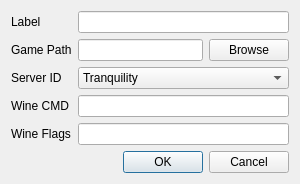
<?xml version="1.0" encoding="UTF-8"?>
<ui version="4.0">
 <class>EditConfiguration</class>
 <widget class="QDialog" name="EditConfiguration">
  <property name="geometry">
   <rect>
    <x>0</x>
    <y>0</y>
    <width>300</width>
    <height>178</height>
   </rect>
  </property>
  <property name="windowTitle">
   <string>Edit Configuration</string>
  </property>
  <layout class="QVBoxLayout" name="verticalLayout">
   <item>
    <layout class="QFormLayout" name="formLayout">
     <item row="0" column="0">
      <widget class="QLabel" name="nameLabel">
       <property name="text">
        <string>Label</string>
       </property>
      </widget>
     </item>
     <item row="0" column="1">
      <widget class="QLineEdit" name="configName"/>
     </item>
     <item row="1" column="0">
      <widget class="QLabel" name="pathLabel">
       <property name="text">
        <string>Game Path</string>
       </property>
      </widget>
     </item>
     <item row="1" column="1">
      <layout class="QHBoxLayout" name="horizontalLayout">
       <item>
        <widget class="QLineEdit" name="configPath"/>
       </item>
       <item>
        <widget class="QPushButton" name="configPathBrowse">
         <property name="text">
          <string>Browse</string>
         </property>
        </widget>
       </item>
      </layout>
     </item>
     <item row="2" column="0">
      <widget class="QLabel" name="serverIDLabel">
       <property name="text">
        <string>Server ID</string>
       </property>
      </widget>
     </item>
     <item row="2" column="1">
      <widget class="QComboBox" name="configServer">
       <item>
        <property name="text">
         <string>Tranquility</string>
        </property>
       </item>
       <item>
        <property name="text">
         <string>Singularity</string>
        </property>
       </item>
      </widget>
     </item>
     <item row="3" column="0">
      <widget class="QLabel" name="wineCMDLabel">
       <property name="text">
        <string>Wine CMD</string>
       </property>
      </widget>
     </item>
     <item row="3" column="1">
      <widget class="QLineEdit" name="configWineCMD"/>
     </item>
     <item row="4" column="0">
      <widget class="QLabel" name="wineFlagsLabel">
       <property name="text">
        <string>Wine Flags</string>
       </property>
      </widget>
     </item>
     <item row="4" column="1">
      <widget class="QLineEdit" name="configWineFlags"/>
     </item>
    </layout>
   </item>
   <item>
    <widget class="QDialogButtonBox" name="buttonBox">
     <property name="orientation">
      <enum>Qt::Horizontal</enum>
     </property>
     <property name="standardButtons">
      <set>QDialogButtonBox::Cancel|QDialogButtonBox::Ok</set>
     </property>
    </widget>
   </item>
  </layout>
 </widget>
 <resources/>
 <connections>
  <connection>
   <sender>buttonBox</sender>
   <signal>accepted()</signal>
   <receiver>EditConfiguration</receiver>
   <slot>accept()</slot>
   <hints>
    <hint type="sourcelabel">
     <x>248</x>
     <y>254</y>
    </hint>
    <hint type="destinationlabel">
     <x>157</x>
     <y>274</y>
    </hint>
   </hints>
  </connection>
  <connection>
   <sender>buttonBox</sender>
   <signal>rejected()</signal>
   <receiver>EditConfiguration</receiver>
   <slot>reject()</slot>
   <hints>
    <hint type="sourcelabel">
     <x>316</x>
     <y>260</y>
    </hint>
    <hint type="destinationlabel">
     <x>286</x>
     <y>274</y>
    </hint>
   </hints>
  </connection>
 </connections>
</ui>
